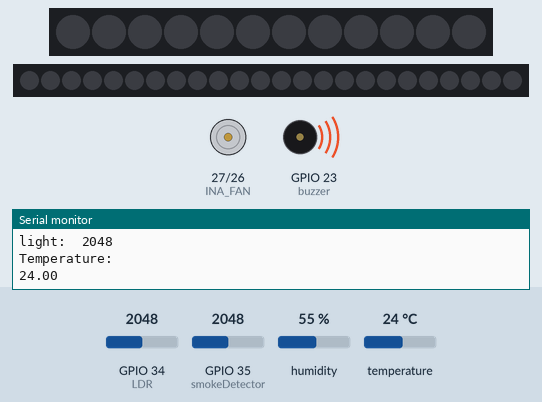
Bench run of a sketch on a simulated ESP32. Shown: 12 RGB LEDs in strip order, left to right, 24 RGB LEDs in strip order, left to right, motor-driver pin pairs drawn as motors (green arrow = first pin HIGH = forward, orange = second pin HIGH = backward, longer = more drive), buzzer (waves = sounding, pin HIGH), the last lines printed to the serial monitor. The test bench sets the inputs (shaded band); at power-on: GPIO 34 (LDR) = 2048, temperature 24 °C, GPIO 35 (smokeDetector) = 2048, humidity 55 %.

Above: at 1.2 s.
1.3 s: GPIO 34 (LDR) set to 1972
At 1.8 s:
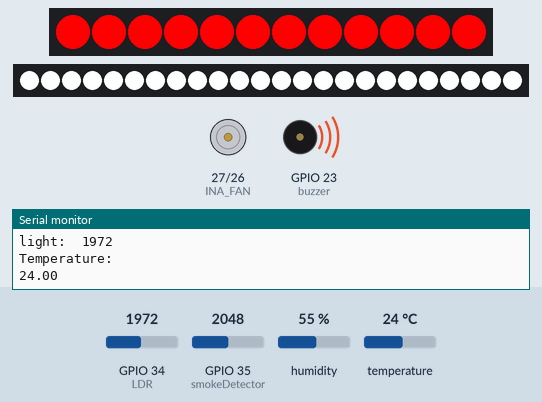
3.0 s: temperature set to 27 °C
5.7 s: temperature set to 30 °C
At 6.9 s:
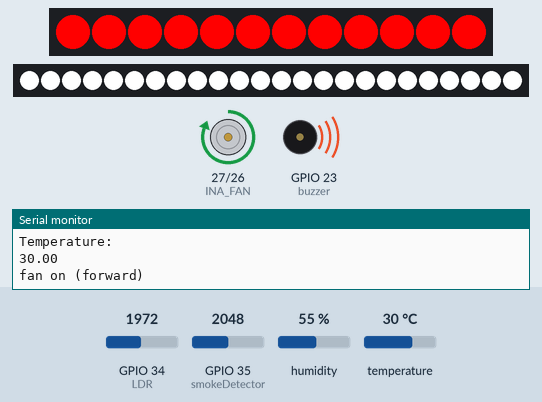
8.1 s: GPIO 35 (smokeDetector) set to 155
9.9 s: GPIO 35 (smokeDetector) set to 126
At 10.7 s:
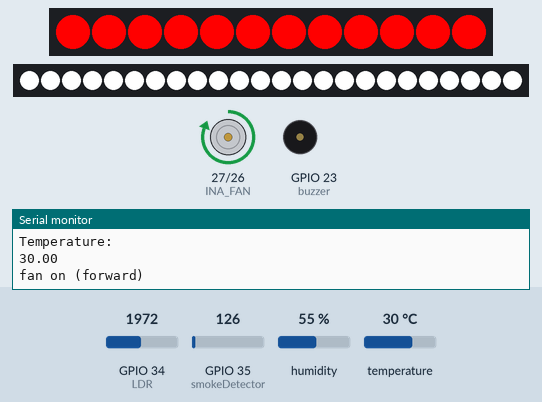
11.7 s: GPIO 34 (LDR) set to 2040
At 13.1 s:
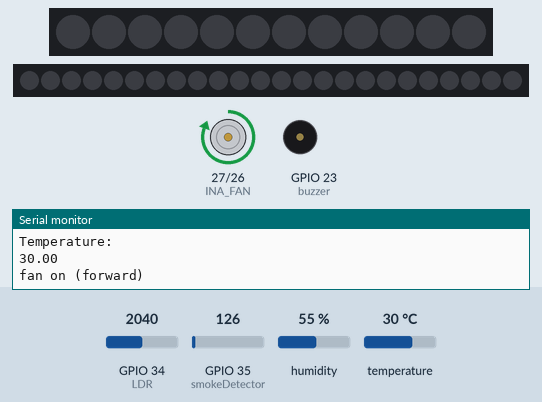
Timing chart, 0 to 14.3 s (numbered marks = the images above; inputs shaded):
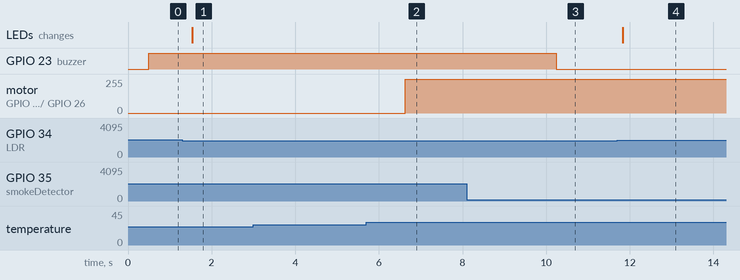

The sketch:

light_and_neo_pixel.ino
```cpp
// חיישן תאורה+ נאו פיקסל

#include <Adafruit_NeoPixel.h>
#ifdef __AVR__
#include <avr/power.h>  // Required for 16 MHz Adafruit Trinket
#endif

// light
#define LDR 34

#define pinNeoPix1 2
#define numPixels1 12
Adafruit_NeoPixel pixels1(numPixels1, pinNeoPix1, NEO_GRB + NEO_KHZ800);

#define pinNeoPix2 4
#define numPixels2 24
Adafruit_NeoPixel pixels2(numPixels2, pinNeoPix2, NEO_GRB + NEO_KHZ800);


void setup_light_sensor() {
  Serial.begin(9600);

  pixels1.begin();
  pixels2.begin();

  pinMode(LDR, INPUT);

}
//פונקציה להדלקת לדים על ידי חיישן תאורה
void light_sensor() {
  int LDR_sensor = analogRead(LDR);
  Serial.print("light:  ");
  Serial.println(LDR_sensor);
  if (LDR_sensor < 2000) {  // If light level is below 500, turn on the NeoPixels
    for (int i = 0; i < numPixels1; i++) {
      pixels1.setPixelColor(i, pixels1.Color(255, 000, 000));
    }
    for (int i = 0; i < numPixels2; i++) {
      pixels2.setPixelColor(i, pixels2.Color(255, 255, 255));
    }
    pixels1.show();
    pixels2.show();

  } else {
    pixels1.clear();
    pixels1.show();
    pixels2.clear();
    pixels2.show();
  }
}
```

Gas_sensor.ino
```cpp
// חיישן גז+ באזר- צפצפה

#define smokeDetector 35
float value;
int buzzer = 23;

void setup_gas() {
  Serial.begin(9600);  //Initialize serial port - 9600 bps
  pinMode(buzzer, OUTPUT);
}

// הפונקציה קוראת את החיישן מספר פעמים ומחשבת את הממוצע של הערכים. כך, מתקבלות תוצאות יציבות יותר
float getAverageReading(int numReadings)
{
  float total = 0;
  for (int i = 0; i < numReadings; i++)
  {
    total += analogRead(smokeDetector);
    delay(50); // Short delay between readings
  }
  return total / numReadings;
}

void gas_test() {
   value = getAverageReading(10); // Get the average of 10 readings
  Serial.print(value);

  if (value > 140)
  {
    Serial.println(" Smoke Detected ");
    digitalWrite(buzzer, HIGH);
  } else {
    Serial.println("Smoke not Detected  ");
    digitalWrite(buzzer, LOW);
  }

}
```

enroll.ino
```cpp
// //TX - RX
// //RX - TX
// #include <SoftwareSerial.h>
// #include <Adafruit_Fingerprint.h> //ספריית Adafruit_Fingerprint.h.

// SoftwareSerial mySerial(17,16);


// Adafruit_Fingerprint finger = Adafruit_Fingerprint(&mySerial);
// uint8_t id;//משמש לאחסון מזהה טביעת האצבע

// void setup_enroll()
// {
//   Serial.begin(57600);//קביעת קצב בעברת נתונים
//   while (!Serial);  // For Yun/Leo/Micro/Zero/...
//   delay(100);
//   Serial.println("\n\nAdafruit Fingerprint sensor enrollment");

//   // set the data rate for the sensor serial port
//   finger.begin(57600);//קובעת את קצב העברת הנתונים לחיישן ל-57600 סיביות לשנייה

//   // if (finger.verifyPassword()) {//בודק אם סיסמה מוגדרת בחיישן.
//   //   Serial.println("Found fingerprint sensor!");
//   // } else {
//   //   Serial.println("Did not find fingerprint sensor :(");

//   //   while (1) { delay(1); }//אם לא מצא את החיישן נכנס ללולאה אין סופית
//   // }

//   Serial.println(F("Reading sensor parameters"));//מדפיס הודעה על קריאת פרמטרים מהחיישן.
//   finger.getParameters();// קורא את הפרמטרים הנוכחיים מהחיישן.
//   //הדפסת פרמטרים שונים
//   Serial.print(F("Status: 0x")); Serial.println(finger.status_reg, HEX);
//   Serial.print(F("Sys ID: 0x")); Serial.println(finger.system_id, HEX);
//   Serial.print(F("Capacity: ")); Serial.println(finger.capacity);
//   Serial.print(F("Security level: ")); Serial.println(finger.security_level);
//   Serial.print(F("Device address: ")); Serial.println(finger.device_addr, HEX);
//   Serial.print(F("Packet len: ")); Serial.println(finger.packet_len);
//   Serial.print(F("Baud rate: ")); Serial.println(finger.baud_rate);
// }


// uint8_t readnumber(void) {
//   uint8_t num = 0;

//   while (num == 0) {
//     while (! Serial.available());
//     num = Serial.parseInt();
//   }
//   return num;
// }


// //פונקציית הלולאה מבקשת מהמשתמש להזין מספר מזהה, בודקת תקינות, ומפעילה את פונקציית הרישום כל עוד היא לא מצליחה.
// //התוכנית ממשיכה לבקש טביעות אצבע עד שהמשתמש ינתק את הלוח מהחשמל.

// void loop_enroll()                     // run over and over again
// {
//   Serial.println("Ready to enroll a fingerprint!"); //התוכנית מוכנה לרישום טביעת אצבע
//   Serial.println("Please type in the ID # (from 1 to 127) you want to save this finger as...");//מדפיס בקשה למשתמש להזין מספר מזהה לטביעת האצבע (בין 1 ל-127)
//   id = readnumber();
//   if (id == 0) {// ID #0 not allowed, try again!
//      return;
//   }
//   Serial.print("Enrolling ID #");
//   Serial.println(id);

//   while (! getFingerprintEnroll() );
// }


// uint8_t getFingerprintEnroll() {

//   int p = -1;
//   Serial.print("Waiting for valid finger to enroll as #"); Serial.println(id);
//   while (p != FINGERPRINT_OK) {  //לולאה שתמשיך כל עוד התמונה לא נקלטה בהצלחה
//     p = finger.getImage();
//     switch (p) {
//     case FINGERPRINT_OK:
//       Serial.println("Image taken");
//       break;
//     case FINGERPRINT_NOFINGER:
//       Serial.print(".");
//       break;
//     case FINGERPRINT_PACKETRECIEVEERR:
//       Serial.println("Communication error");
//       break;
//     case FINGERPRINT_IMAGEFAIL:
//       Serial.println("Imaging error");
//       break;
//     default:
//       Serial.println("Unknown error");
//       break;
//     }
//   }

//   // OK success!

//   p = finger.image2Tz(1);
//   switch (p) {
//     case FINGERPRINT_OK:
//       Serial.println("Image converted");
//       break;
//     case FINGERPRINT_IMAGEMESS:
//       Serial.println("Image too messy");
//       return p;
//     case FINGERPRINT_PACKETRECIEVEERR:
//       Serial.println("Communication error");
//       return p;
//     case FINGERPRINT_FEATUREFAIL:
//       Serial.println("Could not find fingerprint features");
//       return p;
//     case FINGERPRINT_INVALIDIMAGE:
//       Serial.println("Could not find fingerprint features");
//       return p;
//     default:
//       Serial.println("Unknown error");
//       return p;
//   }

//   Serial.println("Remove finger");
//   delay(2000);
//   p = 0;
//   while (p != FINGERPRINT_NOFINGER) {
//     p = finger.getImage();  //ממיר את התמונה לתבנית
//   }
//   Serial.print("ID "); Serial.println(id);
//   p = -1;
//   Serial.println("Place same finger again");
//   while (p != FINGERPRINT_OK) {
//     p = finger.getImage();
//     switch (p) {
//     case FINGERPRINT_OK:
//       Serial.println("Image taken");
//       break;
//     case FINGERPRINT_NOFINGER:
//       Serial.print(".");
//       break;
//     case FINGERPRINT_PACKETRECIEVEERR:
//       Serial.println("Communication error");
//       break;
//     case FINGERPRINT_IMAGEFAIL:
//       Serial.println("Imaging error");
//       break;
//     default:
//       Serial.println("Unknown error");
//       break;
//     }
//   }

//   // OK success!

//   p = finger.image2Tz(2);
//   switch (p) {
//     case FINGERPRINT_OK:
//       Serial.println("Image converted");
//       break;
//     case FINGERPRINT_IMAGEMESS:
//       Serial.println("Image too messy");
//       return p;
//     case FINGERPRINT_PACKETRECIEVEERR:
//       Serial.println("Communication error");
//       return p;
//     case FINGERPRINT_FEATUREFAIL:
//       Serial.println("Could not find fingerprint features");
//       return p;
//     case FINGERPRINT_INVALIDIMAGE:
//       Serial.println("Could not find fingerprint features");
//       return p;
//     default:
//       Serial.println("Unknown error");
//       return p;
//   }

//   // OK converted!
//   Serial.print("Creating model for #");  Serial.println(id);

//   p = finger.createModel();
//   if (p == FINGERPRINT_OK) {
//     Serial.println("Prints matched!");
//   } else if (p == FINGERPRINT_PACKETRECIEVEERR) {
//     Serial.println("Communication error");
//     return p;
//   } else if (p == FINGERPRINT_ENROLLMISMATCH) {
//     Serial.println("Fingerprints did not match");
//     return p;
//   } else {
//     Serial.println("Unknown error");
//     return p;
//   }

//   Serial.print("ID "); Serial.println(id);
//   p = finger.storeModel(id);
//   if (p == FINGERPRINT_OK) {
//     Serial.println("Stored!");
//   } else if (p == FINGERPRINT_PACKETRECIEVEERR) {
//     Serial.println("Communication error");
//     return p;
//   } else if (p == FINGERPRINT_BADLOCATION) {
//     Serial.println("Could not store in that location");
//     return p;
//   } else if (p == FINGERPRINT_FLASHERR) {
//     Serial.println("Error writing to flash");
//     return p;
//   } else {
//     Serial.println("Unknown error");
//     return p;
//   }

//   return true;
// }
```

finger_print.ino
```cpp
// #include <Adafruit_Fingerprint.h>


// #if (defined(__AVR__) || defined(ESP8266)) && !defined(__AVR_ATmega2560__)
// SoftwareSerial mySerial(2, 3);
// #else
// #define mySerial Serial1

// #endif
// Adafruit_Fingerprint finger = Adafruit_Fingerprint(&mySerial);

// void setup_fingerprint()
// {
//   Serial.begin(9600);
//   while (!Serial);
//   delay(100);
//   Serial.println("\n\nAdafruit finger detect test");

//   finger.begin(57600);
//   delay(5);
//   // if (finger.verifyPassword()) {
//   //   Serial.println("Found fingerprint sensor!");
//   // } else {
//   //   Serial.println("Did not find fingerprint sensor :(");
//   //   while (1) { delay(1); }
//   // }

//   Serial.println(F("Reading sensor parameters"));
//   finger.getParameters();
//   Serial.print(F("Status: 0x")); Serial.println(finger.status_reg, HEX);
//   Serial.print(F("Sys ID: 0x")); Serial.println(finger.system_id, HEX);
//   Serial.print(F("Capacity: ")); Serial.println(finger.capacity);
//   Serial.print(F("Security level: ")); Serial.println(finger.security_level);
//   Serial.print(F("Device address: ")); Serial.println(finger.device_addr, HEX);
//   Serial.print(F("Packet len: ")); Serial.println(finger.packet_len);
//   Serial.print(F("Baud rate: ")); Serial.println(finger.baud_rate);

//   finger.getTemplateCount();

//   if (finger.templateCount == 0) {
//     Serial.print("Sensor doesn't contain any fingerprint data. Please run the 'enroll' example.");
//   }
//   else {
//     Serial.println("Waiting for valid finger...");
//       Serial.print("Sensor contains "); Serial.print(finger.templateCount); Serial.println(" templates");
//   }
//   setup_servo();
// }

// void loop_fingerprint()                     // run over and over again
// {
//   getFingerprintID();
//   delay(50);            //don't ned to run this at full speed.
// }

// uint8_t getFingerprintID() {
//   uint8_t p = finger.getImage();
//   switch (p) {
//     case FINGERPRINT_OK:
//       Serial.println("Image taken");
//       break;
//     case FINGERPRINT_NOFINGER:
//       Serial.println("No finger detected");
//       return p;
//     case FINGERPRINT_PACKETRECIEVEERR:
//       Serial.println("Communication error");
//       return p;
//     case FINGERPRINT_IMAGEFAIL:
//       Serial.println("Imaging error");
//       return p;
//     default:
//       Serial.println("Unknown error");
//       return p;
//   }

//   // OK success!

//   p = finger.image2Tz();
//   switch (p) {
//     case FINGERPRINT_OK:
//       Serial.println("Image converted");
//       break;
//     case FINGERPRINT_IMAGEMESS:
//       Serial.println("Image too messy");
//       return p;
//     case FINGERPRINT_PACKETRECIEVEERR:
//       Serial.println("Communication error");
//       return p;
//     case FINGERPRINT_FEATUREFAIL:
//       Serial.println("Could not find fingerprint features");
//       return p;
//     case FINGERPRINT_INVALIDIMAGE:
//       Serial.println("Could not find fingerprint features");
//       return p;
//     default:
//       Serial.println("Unknown error");
//       return p;
//   }

//   // OK converted!
//   p = finger.fingerSearch();
//   if (p == FINGERPRINT_OK) {
//     Serial.println("Found a print match!");
//     servo_for_door();  //קריאה לפונקציה לפתיחת דלת________________________
//   } else if (p == FINGERPRINT_PACKETRECIEVEERR) {
//     Serial.println("Communication error");
//     return p;
//   } else if (p == FINGERPRINT_NOTFOUND) {
//     Serial.println("Did not find a match");
//     return p;
//   } else {
//     Serial.println("Unknown error");
//     return p;
//   }

//   // found a match!
//   Serial.print("Found ID #"); Serial.print(finger.fingerID);
//   Serial.print(" with confidence of "); Serial.println(finger.confidence);

//   return finger.fingerID;
// }

// // returns -1 if failed, otherwise returns ID #
// int getFingerprintIDez() {
//   uint8_t p = finger.getImage();
//   if (p != FINGERPRINT_OK)  return -1;

//   p = finger.image2Tz();
//   if (p != FINGERPRINT_OK)  return -1;

//   p = finger.fingerFastSearch();
//   if (p != FINGERPRINT_OK)  return -1;

//   // found a match!
//   Serial.print("Found ID #"); Serial.print(finger.fingerID);
//   Serial.print(" with confidence of "); Serial.println(finger.confidence);
//   return finger.fingerID;
// }
```

main.ino
```cpp
void setup() {
  // setup_enroll();
  // setup_fingerprint();
  setup_gas();
  setup_light_sensor();
  setup_temperature();
}


void loop() {
  // loop_enroll();
  // loop_fingerprint();
  gas_test();
  light_sensor();
  is_hot();
}
```

servo_for_door.ino
```cpp
#include <ESP32Servo.h>

const int servoPin = 18;

Servo servo;

void setup_servo() {
  servo.attach(servoPin, 500, 2400);
}


void servo_for_door(){
  int pos = 0;
for (pos = 0; pos <= 100; pos += 1) {
    servo.write(pos);
    delay(10);
  }
  delay(1000);
  for (pos = 100; pos >= 0; pos -= 1) {
    servo.write(pos);
    delay(50);
  }
}
```

temperature_and_fun.ino
```cpp
#include <DHT.h>
#define DHTPIN 14
#define DHTTYPE DHT11
DHT dht(DHTPIN, DHTTYPE);

//עבור המאוורר
#define INB_FAN 26
#define INA_FAN 27

void setup_temperature() {
  dht.begin();
  Serial.begin(9600);
  //עבור המאוורר
  pinMode(INA_FAN, OUTPUT);
  pinMode(INB_FAN, OUTPUT);
}


//פונקציה שמדליקה או מכבה מאוורר, אם היא מקבלת אחד היא מדליקה אחרת, מכבה
void on_off_fan(int mode) {
  if (mode == 1) {
    Serial.println("fan on (forward)");
    digitalWrite(INA_FAN, HIGH);
    digitalWrite(INB_FAN, LOW);  // המנוע יסתובב בכיוון הקדמי

  } else {
    // Serial.println("fan off");
    digitalWrite(INA_FAN, LOW);
    digitalWrite(INB_FAN, LOW);  // המנוע יפסיק לסובב
  }
}


//פונקציה שדוגמת את הטמפרטורה, אם חם מחזירה אמת אם לא מחזירה שקר
void is_hot() {
   Serial.println("Temperature: ");
Serial.println(dht.readTemperature());
  if (dht.readTemperature() > 28) {
    on_off_fan(1);
  } else {
    on_off_fan(0);
  }
}
```

Measured:
- the behaviour switches between 2000 and 1999 on GPIO 34 (LDR) (found by bisection; images 0 and 1)
- the behaviour switches between 28 and 29 °C on temperature (found by bisection; images 1 and 2)
- the behaviour switches between 141 and 140 on GPIO 35 (smokeDetector) (found by bisection; images 2 and 3)
- after the input at 1.3 s, the LEDs: change after 0.23 s (image 1)
- after the input at 5.7 s, motor on GPIO 27 (INA_FAN) / GPIO 26 (INB_FAN): stopped → forward 255/255 after 0.93 s
- after the input at 9.9 s, GPIO 23 (buzzer): HIGH → LOW after 0.34 s
- after the input at 11.7 s, the LEDs: change after 0.13 s (image 4)
